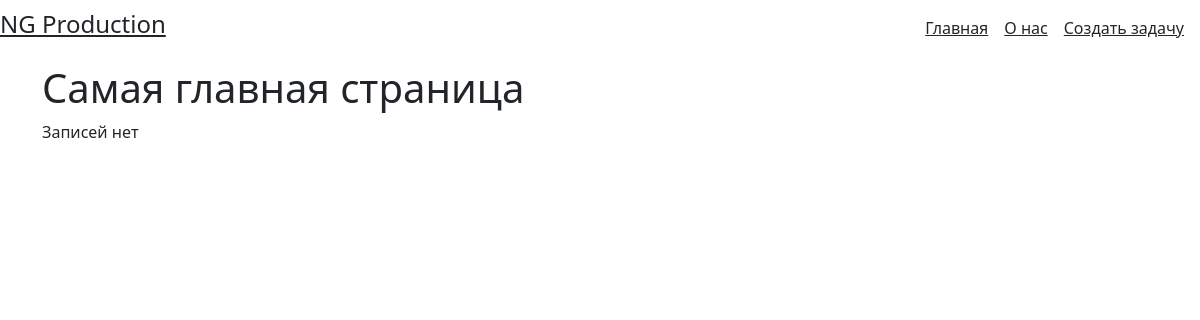
Before: / with the older database file.
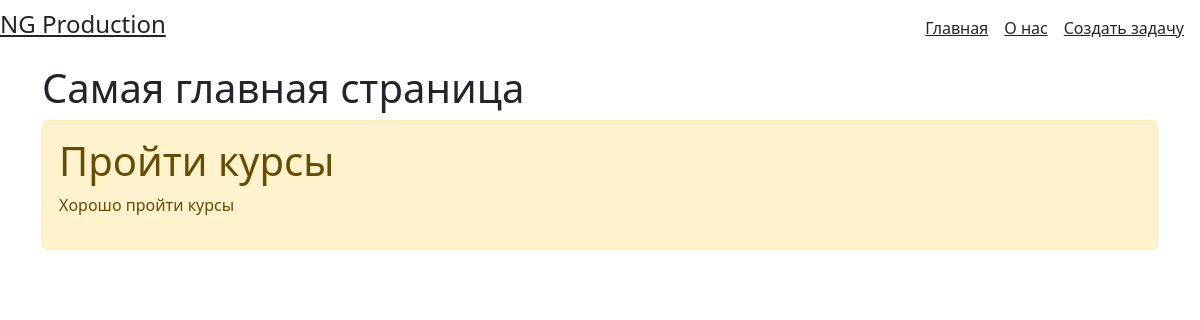
After: the same page with the newer database file.
### siteD/models.py (models this page shows, shortened)
class Task(models.Model):
    title = models.CharField("Название", max_length=40)
    task = models.TextField("Описание")
    class Meta:
        verbose_name = "Задача"
        verbose_name_plural = "Задачи"

### siteD/views.py (the view)
# urls.py: path('', views.index, name = 'home'),
def index(request):
    zap1 = {
        'title1': 'Главная страница',
        'tasks': models.Task.objects.all()
    }
    return render(request, "siteD/index.html", zap1)

### templates/siteD/index.html (shortened to what this page needs)
{% extends 'siteD/base.html' %}
{%block content%}
<h1>Самая главная страница</h1>
{%if tasks %}
    {% for el in tasks %}
    <div class = "alert alert-warning mt-2">
        <h1>{{el.title}}</h1>
        <p>{{el.task}}</p>
    </div>
    {% endfor %}
{% else %}
<p>Записей нет</p>
{% endif%}
{% endblock%}

Changed rows visible on the page:
added Task: title "Пройти курсы", task "Хорошо пройти курсы"
Other visible differences:
text no longer shown: "Записей нет"
